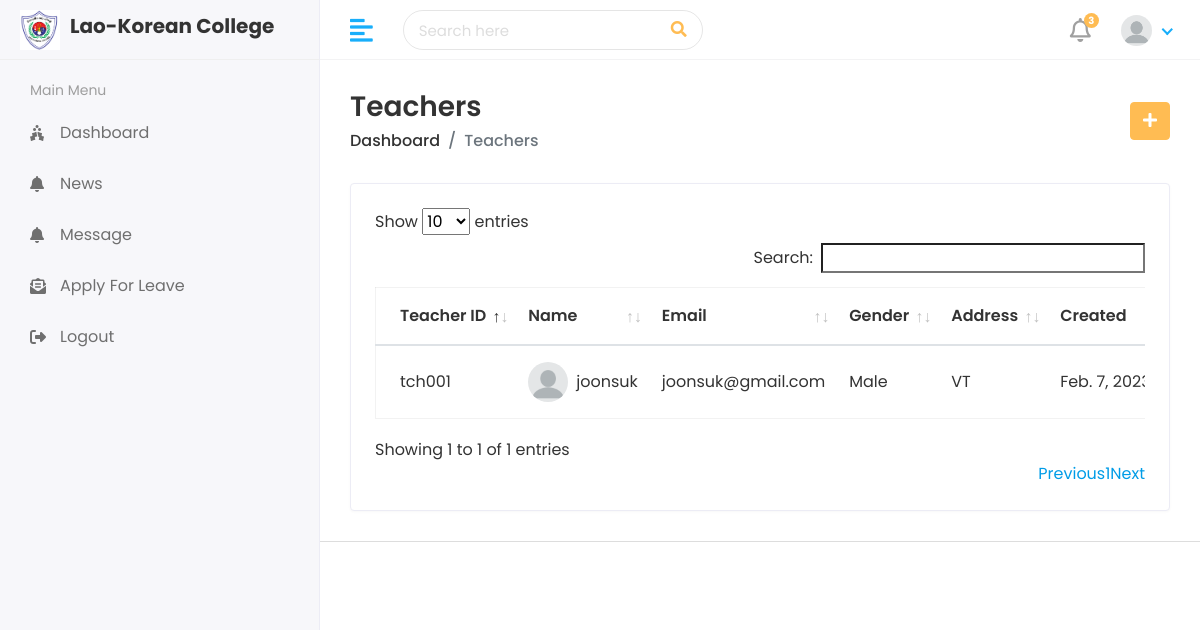
Screenshot of /Hod/Teacher/View/ with the database file from the repository.
### app/models.py (models this page shows, shortened)
class Teacher(models.Model):
    user = models.OneToOneField(CustomUser, on_delete=models.CASCADE)
    teacherID = models.CharField(max_length=50, unique=True)
    address = models.TextField()
    gender = models.CharField(max_length=50)
    created_at = models.DateTimeField(auto_now_add=True)
    updated_at = models.DateTimeField(auto_now=True)

class CustomUser(AbstractUser):
    USER = (
        (1, "HOD"),
        (2, "OFFICER"),
        (3, "TEACHER"),
        (4, "STUDENT")
    )
    user_type = models.CharField(choices=USER, max_length=50, default=1)
    profile_pic = models.ImageField(upload_to="media/profile_pic")

### lao_korean_college/Hod_views.py (the view)
# urls.py: path('Hod/Teacher/View/', Hod_views.viewTeacher, name='view_teacher'),
def viewTeacher(request):
    teacher = Teacher.objects.all()
    context = {
        'teacher': teacher
    }
    return render(request, 'Hod/viewTeacher.html', context)

### templates/Hod/viewTeacher.html (shortened to what this page needs)
{% extends 'base.html' %}
{% block content %}
{% load static %}
<div class="content container-fluid">
   <div class="page-header">
      <div class="row align-items-center">
         <div class="col">
            <h3 class="page-title">Teachers</h3>
            <ul class="breadcrumb">
               <li class="breadcrumb-item"><a href="index.html">Dashboard</a></li>
               <li class="breadcrumb-item active">Teachers</li>
            </ul>
         </div>
         <div class="col-auto text-right float-right ml-auto">
            <a href="{% url 'add_teacher' %}" class="btn btn-primary"><i class="fas fa-plus"></i></a>
         </div>
      </div>
   </div>
   <div class="row">
      <div class="col-sm-12">
         <div class="card card-table">
            <div class="card-body">
               <div class="table-responsive">
                  <table id="table_id" class="table table-hover table-center mb-0">
                     <thead>
                        <tr>
                           <th>Teacher ID</th>
                           <th>Name</th>
                           <th>Email</th>
                           <th>Gender</th>
                           <th>Address</th>
                           <th>Created</th>
                        </tr>
                     </thead>
                     <tbody>
                        {% for i in teacher %}
                        <tr>
                           <td>{{i.teacherID}}</td>
                           <td>
                              <h2 class="table-avatar">
                                 <a href="#" class="avatar avatar-sm mr-2">
                                    {% if i.user.profile_pic %}
                                    <img class="avatar-img rounded-circle" src="/{{i.user.profile_pic}}"
                                       alt="User Image">
                                    {% else %}
                                    <img class="avatar-img rounded-circle" src="{% static 'assets/img/profile.png' %}"
                                       alt="User Image">
                                    {% endif %}
                                 </a>
                                 <a href="#">{{i.user.username}}</a>
                              </h2>
                           </td>
                           <td>{{i.user.email}}</td>
                           <td>{{i.gender}}</td>
                           <td>{{i.address}}</td>
                           <td>{{i.created_at}}</td>
                        </tr>
                        {% endfor %}
                     </tbody>
                  </table>
               </div>
            </div>
         </div>
      </div>
   </div>
</div>
{% endblock %}

### static/assets/css/main.css (style rules this page uses)
html { height: 100%; }
body { background-color: #fff; color: #333; font-family: 'Poppins', sans-serif; font-size: 1rem; height: 100%; line-height: 1.5; overflow-x: hidden; }
h1, h2, h3, h4, h5, h6 { font-family: 'Poppins', sans-serif; margin-top: 0; }
a { color: #009ce7; }
input, button, a { transition: all 0.4s ease; -moz-transition: all 0.4s ease; -o-transition: all 0.4s ease; -ms-transition: all 0.4s ease; -webkit-transition: all 0.4s ease; }
ul, ol { padding: 0px; list-style: none; }
.table { color: #333; max-width: 100%; margin-bottom: 0; width: 100%; }
.table.dataTable { border-collapse: collapse !important; border: 1px solid rgba(0, 0, 0, 0.05); }
table.table td h2 { display: inline-block; font-size: inherit; font-weight: 400; margin: 0; padding: 0; vertical-align: middle; }
table.table td h2.table-avatar { align-items: center; display: inline-flex; font-size: inherit; font-weight: 400; margin: 0; padding: 0; vertical-align: middle; white-space: nowrap; }
table.table td h2 a { color: #333; }
.table thead tr th { font-weight: 600; }
.table tbody tr { border-bottom: 1px solid rgba(0, 0, 0, 0.05); }
.table.table-center td, .table.table-center th { vertical-align: middle; }
.card-table .card-body .table > thead > tr > th { border-top: 0; }
.card-table .card-body .table tr td:first-child, .card-table .card-body .table tr th:first-child { padding-left: 1.5rem; }
.card-table .table td, .card-table .table th { border-top: 1px solid #e2e5e8; padding: 1rem 0.75rem; white-space: nowrap; }
.btn-primary { background-color: #FFBC53; border: 1px solid #FFBC53; }
.card { border: 1px solid #ececf5; box-shadow: 0 1px 3px 0 rgba(0, 0, 0, 0.03); margin-bottom: 1.875rem; }
.card-body { padding: 1.5rem; }
.avatar { position: relative; display: inline-block; width: 3rem; height: 3rem }
.avatar > img { width: 100%; height: 100%; -o-object-fit: cover; object-fit: cover; }
.avatar-sm { width: 2.5rem; height: 2.5rem; }
.page-wrapper > .content { padding: 1.875rem 1.875rem 0; }
.page-header { margin-bottom: 1.875rem; }
.page-header .breadcrumb { background-color: transparent; color: #6c757d; font-size: 1rem; font-weight: 500; margin-bottom: 0; padding: 0; }
.page-header .breadcrumb a { color: #333; }
.page-title { font-size: 28px; font-weight: 600; color: #333; margin-bottom: 5px; }

### rows the page displays
Teacher: teacherID "tch001", user.username "joonsuk", user.email "joonsuk@gmail.com", gender "Male", address "VT", created_at "Feb. 7,…"
